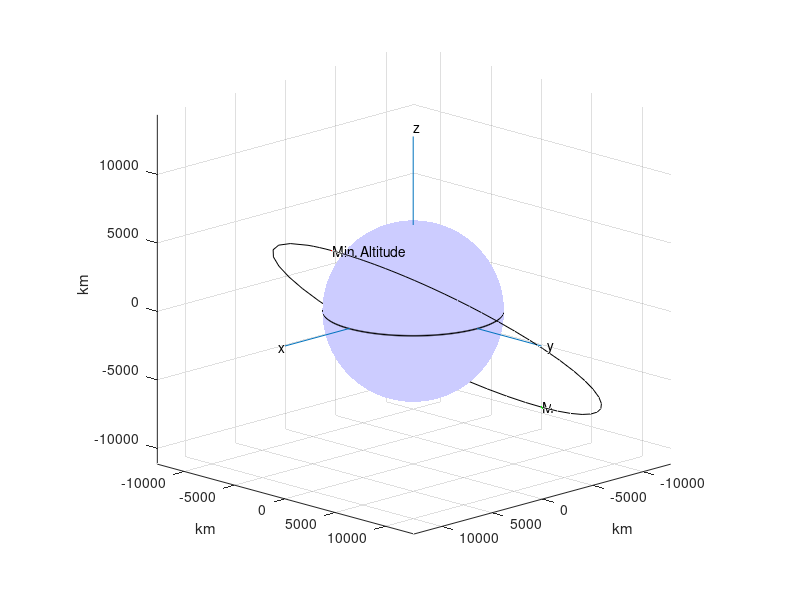

Write the MATLAB code that produced this figure.
% [section-1]
% Not needed in Matlab, this is the imports section in Python
% [section-2]
function two_body_relative_numerical_solution
    G = 6.67430e-20; % km^3/(kg * s^2)
    m1 = 5.97219e24; % kg
    m2 = 1000; % kg
    mu = G * m1; % km^3/s^2
    RE = 6378.12; % km

    r0 = [8000 0 6000]; % km
    v0 = [0 7 0]; % km/s
    Y0 = [r0 v0];

    % [section-3]
    function Ydot = relative_motion(t,Y)
        rvector = Y(1:3);
        vvector = Y(4:6);
        r = norm(rvector);
        avector = -mu .* rvector ./ r.^3;
        Ydot = [vvector; avector];
    end
    % [section-4]
    t0 = 0; % seconds
    tf = 14709; % seconds, period of one orbit
    [t,Y] = ode45(@relative_motion, [t0, tf], Y0);

    rvec = Y(:, 1:3);
    vvec = Y(:, 4:6);

    % [section-5]
    rmag = vecnorm(rvec,2,2);
    altitude = rmag - RE;
    speed = vecnorm(vvec,2,2);

    % [section-6]
    [min_altitude, imin] = min(altitude);
    [max_altitude, imax] = max(altitude);
    
    speed_at_min_alt = speed(imin);
    speed_at_max_alt = speed(imax); 
    time_at_min_alt = t(imin);
    time_at_max_alt = t(imax);    
    
    % [section-7]
    fprintf('The minimum altitude during the orbit is: %8.2f km\n', min_altitude)
    fprintf('The speed at the minimum altitude is: %8.2f km/s\n', speed_at_min_alt)
    fprintf('The time at minimum altitude is: %8.2f s\n', time_at_min_alt)
    fprintf('The maximum altitude during the orbit is: %8.2f km\n', max_altitude)
    fprintf('The speed at the maximum altitude is: %8.2f km/s\n', speed_at_max_alt)
    fprintf('The time at maximum altitude is: %8.2f s\n', time_at_max_alt)

    % [section-8]
    figure()
    [xx, yy, zz] = sphere(200);
    surf(RE*xx, RE*yy, RE*zz)
    colormap(light_blue)
    caxis([-RE/100 RE/100])
    shading interp

    %   Draw and label the X, Y and Z axes
    line([0 2*RE], [0 0], [0 0]);
    text(2*RE + RE/10, 0, 0, 'x')
    line([0 0], [0 2*RE], [0 0]);
    text(0, 2*RE + RE/10, 0, 'y')
    line([0 0], [0 0], [0 2*RE]);
    text(0, 0, 2*RE + RE/10, 'z')

    hold on
    plot3(rvec(:,1), rvec(:,2), rvec(:,3), 'k')
    plot3(rvec(imin,1), rvec(imin,2), rvec(imin,3), '.r')
    text(rvec(imin,1), rvec(imin,2), rvec(imin,3), 'Min. Altitude')
    plot3(rvec(imax,1), rvec(imax,2), rvec(imax,3), '.g')
    text(rvec(imax,1), rvec(imax,2), rvec(imax,3), 'Max. Altitude')

    view([1,1,.4])

    %   Specify some properties of the graph
    grid on
    axis equal
    xlabel('km')
    ylabel('km')
    zlabel('km')
 
    function map = light_blue
        r = 0.8; g = r; b = 1.0;
        map = [r g b
               0 0 0
               r g b];
    end

    % [section-9]
    return
    
end

